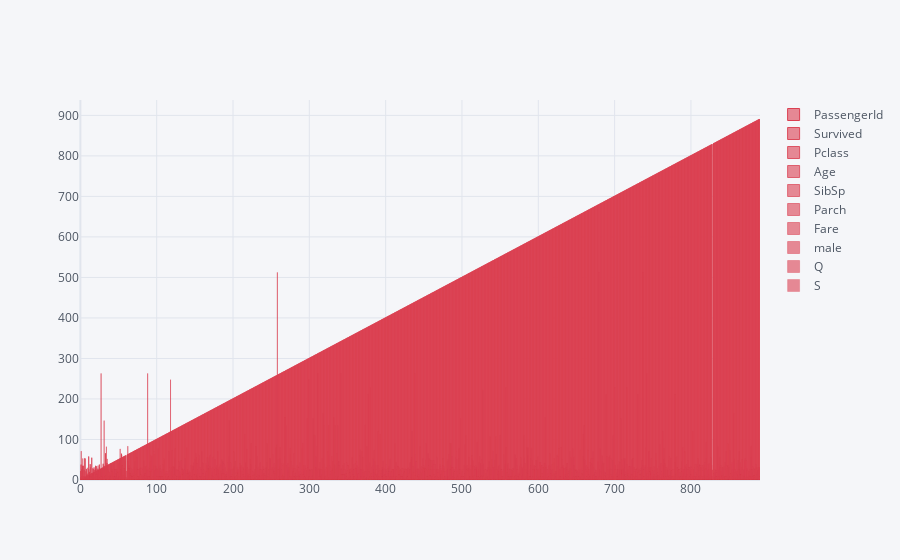

Notebook code for this chart:
### Markdown cell above
## Bar Plot our data..!!

### Code cell
titanic_data.iplot(kind = 'bar', bins = 30, color = 'red')

### Figure 1 — Plotly figure (JSON) as saved in the notebook; plotly's stock layout.template omitted (floating-point values rounded to 4 significant figures; data arrays with more than 128 entries replaced by an {"elided": "..."} marker saying what was removed)
{"data": [{"marker": {"color": "rgba(219, 64, 82, 0.6)", "line": {"color": "rgba(219, 64, 82, 1.0)", "width": 1}}, "name": "PassengerId", "orientation": "v", "text": "", "type": "bar", "x": {"elided": "889 int values"}, "y": {"elided": "889 int values"}}, {"marker": {"color": "rgba(219, 64, 82, 0.6)", "line": {"color": "rgba(219, 64, 82, 0.9199999999999999)", "width": 1}}, "name": "Survived", "orientation": "v", "text": "", "type": "bar", "x": {"elided": "889 int values"}, "y": {"elided": "889 int values"}}, {"marker": {"color": "rgba(219, 64, 82, 0.6)", "line": {"color": "rgba(219, 64, 82, 0.8399999999999999)", "width": 1}}, "name": "Pclass", "orientation": "v", "text": "", "type": "bar", "x": {"elided": "889 int values"}, "y": {"elided": "889 int values"}}, {"marker": {"color": "rgba(219, 64, 82, 0.6)", "line": {"color": "rgba(219, 64, 82, 0.76)", "width": 1}}, "name": "Age", "orientation": "v", "text": "", "type": "bar", "x": {"elided": "889 int values"}, "y": {"elided": "889 float values"}}, {"marker": {"color": "rgba(219, 64, 82, 0.6)", "line": {"color": "rgba(219, 64, 82, 0.6799999999999999)", "width": 1}}, "name": "SibSp", "orientation": "v", "text": "", "type": "bar", "x": {"elided": "889 int values"}, "y": {"elided": "889 int values"}}, {"marker": {"color": "rgba(219, 64, 82, 0.6)", "line": {"color": "rgba(219, 64, 82, 0.5999999999999999)", "width": 1}}, "name": "Parch", "orientation": "v", "text": "", "type": "bar", "x": {"elided": "889 int values"}, "y": {"elided": "889 int values"}}, {"marker": {"color": "rgba(219, 64, 82, 0.6)", "line": {"color": "rgba(219, 64, 82, 0.5199999999999998)", "width": 1}}, "name": "Fare", "orientation": "v", "text": "", "type": "bar", "x": {"elided": "889 int values"}, "y": {"elided": "889 float values"}}, {"marker": {"color": "rgba(219, 64, 82, 0.6)", "line": {"color": "rgba(219, 64, 82, 0.44)", "width": 1}}, "name": "male", "orientation": "v", "text": "", "type": "bar", "x": {"elided": "889 int values"}, "y": {"elided": "889 int values"}}, {"marker": {"color": "rgba(219, 64, 82, 0.6)", "line": {"color": "rgba(219, 64, 82, 0.35999999999999993)", "width": 1}}, "name": "Q", "orientation": "v", "text": "", "type": "bar", "x": {"elided": "889 int values"}, "y": {"elided": "889 int values"}}, {"marker": {"color": "rgba(219, 64, 82, 0.6)", "line": {"color": "rgba(219, 64, 82, 0.27999999999999986)", "width": 1}}, "name": "S", "orientation": "v", "text": "", "type": "bar", "x": {"elided": "889 int values"}, "y": {"elided": "889 int values"}}], "layout": {"legend": {"bgcolor": "#F5F6F9", "font": {"color": "#4D5663"}}, "paper_bgcolor": "#F5F6F9", "plot_bgcolor": "#F5F6F9", "title": {"font": {"color": "#4D5663"}}, "xaxis": {"gridcolor": "#E1E5ED", "showgrid": true, "tickfont": {"color": "#4D5663"}, "title": {"font": {"color": "#4D5663"}, "text": ""}, "zerolinecolor": "#E1E5ED"}, "yaxis": {"gridcolor": "#E1E5ED", "showgrid": true, "tickfont": {"color": "#4D5663"}, "title": {"font": {"color": "#4D5663"}, "text": ""}, "zerolinecolor": "#E1E5ED"}}}
